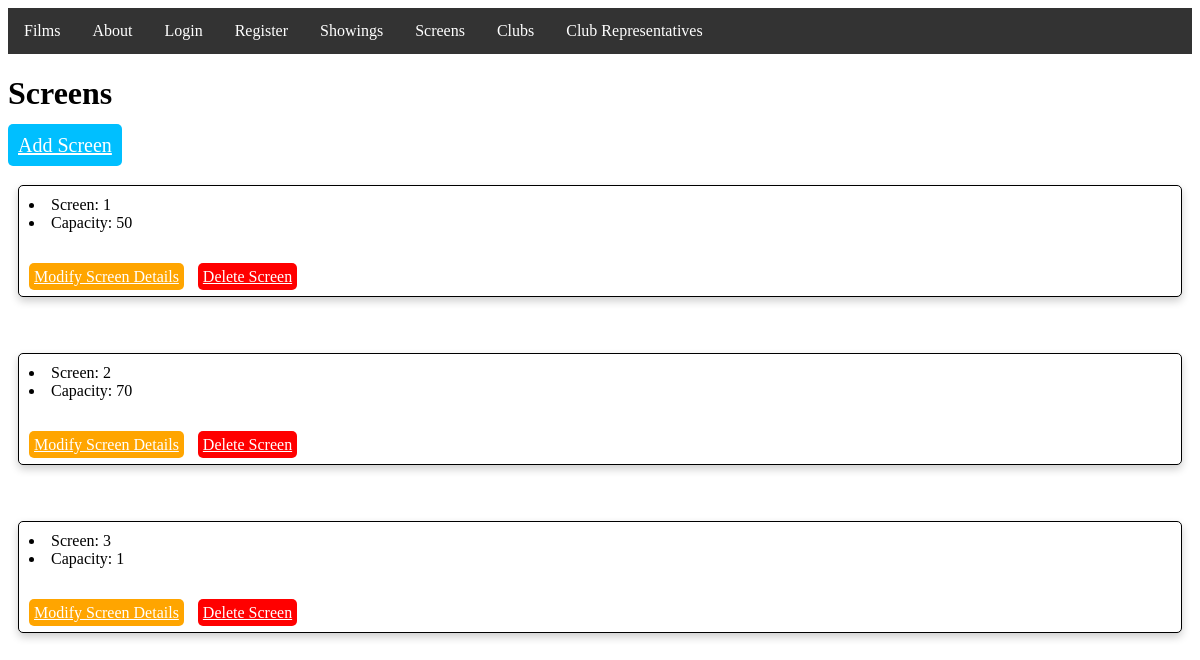
The app's page /screens, older data.
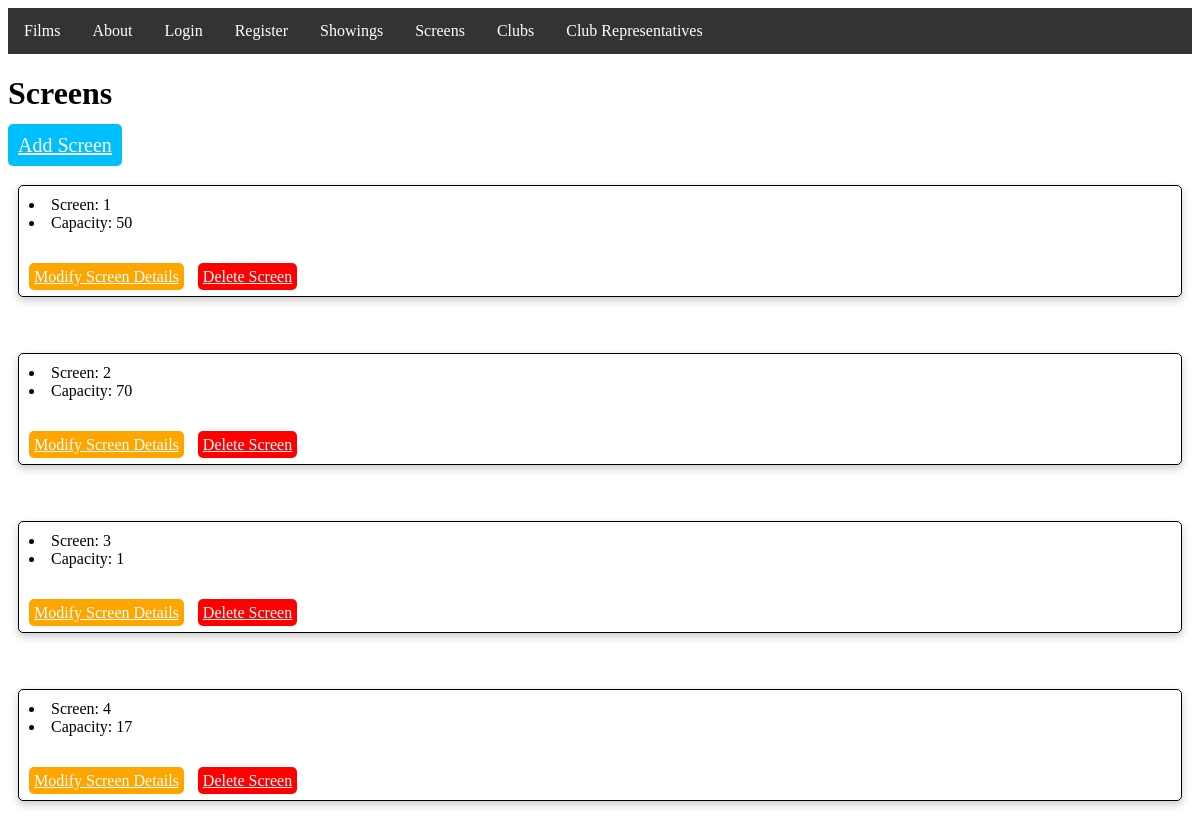
The same page, newer data.
### UWEFlix/models.py (models this page shows, shortened)
class Screen(models.Model):
    screen_number = models.PositiveSmallIntegerField(unique=True)
    capacity = models.PositiveIntegerField()

### UWEFlix/views.py (the view)
# urls.py: path('screens', views.show_screens, name='screens'),
def show_screens(request):
    queryset = Screen.objects.all()
    return render(request, 'UWEFlix/screens.html', {
        'screens': list(queryset)
    })

### UWEFlix/templates/UWEFlix/screens.html (shortened to what this page needs)
{% extends 'UWEFlix/navbar.html' %}
{% block content %}
<html>
  <head>
    <link rel="stylesheet" href="/static/films.css">
  </head>
  <body>
    <h1>Screens</h1>
    <a href="{% url 'add_screen' %}" class="btn btn-primary add-film-btn">Add Screen</a>
    <br><br>
      {% for screen in screens %}
        <div class="film-box">
          <div>
            <li>Screen: {{ screen.screen_number }}</li>
            <li>Capacity: {{ screen.capacity }}</li>
            <br><br>
            <a href="#" class="btn btn-secondary modify-film-btn">Modify Screen Details</a>
            <a href="#" class="btn btn-danger delete-film-btn" onclick="return confirm('Are you sure you want to delete this film?');">Delete Screen</a>
          </div>
        </div>
          <br><br>
      {% endfor %}
  </body>
</html>
{% endblock %}

### UWEFlix/templates/UWEFlix/navbar.html
<html>
    <head>
        <link rel="stylesheet" href="/static/navbar.css">
    </head>
    <body>
        <ul class="nav-list">
            <li class="nav-item">
                <a class="nav-link" href="{% url 'films' %}">Films</a>
            </li>
            <li class="nav-item">
                <a class="nav-link" href="#">About</a>
            </li>
            {% if user.is_authenticated %}
            <li class="nav-item">
                <a class="nav-link" href="{% url 'login' %}">Logout</a>
            </li>
            {% else %}
            <li class="nav-item">
                <a class="nav-link" href="{% url 'login' %}">Login</a>
            </li>
            {% endif %}
            <li class="nav-item">
                <a class="nav-link" href="{% url 'register_user' %}">Register</a>
            </li>
            <li class="nav-item">
                <a class="nav-link" href="{% url 'showings' %}">Showings</a>
            </li>
            <li class="nav-item">
                <a class="nav-link" href="{% url 'screens' %}">Screens</a>
            </li>
            <li class="nav-item">
                <a class="nav-link" href="{% url 'clubs' %}">Clubs</a>
            </li>
            <li class="nav-item">
                <a class="nav-link" href="{% url 'club_representatives' %}">Club Representatives</a>
            </li>
        </ul>
    </body>
</html>
{% block content %} {% endblock %}

### UWEFlix/static/navbar.css (style rules this page uses)
.nav-list { list-style-type: none; margin: 0; padding: 0; overflow: hidden; background-color: #333; }
.nav-item { float: left; }
.nav-link { display: block; color: white; text-align: center; padding: 14px 16px; text-decoration: none; }

### UWEFlix/static/films.css (style rules this page uses)
.film-box { border: 1px solid black; padding: 10px; margin: 10px; box-shadow: 0 4px 8px 0 rgba(0, 0, 0, 0.2); transition: 0.3s; border-radius: 5px; background-color: white; }
.add-film-btn { background-color: #00bfff; color: white; padding: 10px; font-size: 20px; border-radius: 5px; }
.modify-film-btn { background-color: #ffa500; color: white; padding: 5px; font-size: 16px; border-radius: 5px; margin-right: 10px; }
.delete-film-btn { background-color: #ff0000; color: white; padding: 5px; font-size: 16px; border-radius: 5px; }

Row changes from the older to the newer data that the page shows:
added Screen: screen_number "4", capacity "17"
